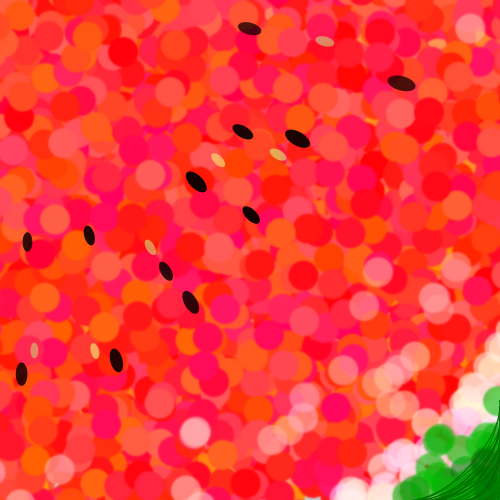
Frame 1 (no input)
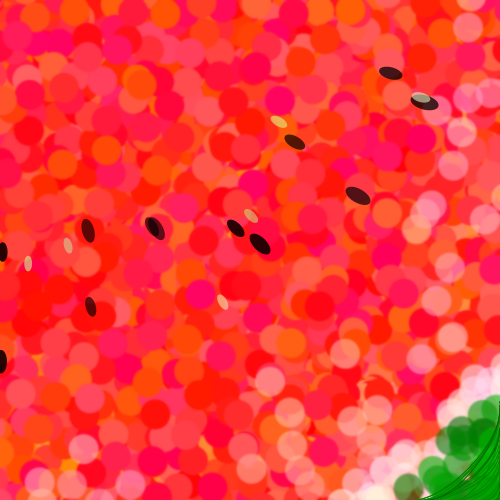
Frame 2 (the mouse pressed at the canvas centre, redrawn once)

The Processing sketch that drew these frames (run headless with seeded random() and noise(); the mouse was pressed at the canvas centre and the sketch redrawn once):

// Processing sketch: processing_11205
// ── processing_11205.pde

void setup(){
size(500,500);
smooth();
noStroke();
colorMode(RGB);
noLoop();
}

void draw(){
//red_suica  
for (int i = 0; i < 4000; i++) {
  fill(255,random(0,150),random(0,100));
  ellipse(random(0,700),random(0,150),30,30);
  rotate(PI/60);
  ellipse(random(0,700),random(0,150),30,30);
  rotate(PI/60);
  ellipse(random(0,700),random(0,150),30,30);
  }

for (int i = 0; i < 3000; i++) {
  fill(255,random(0,100),random(0,100));
  ellipse(random(0,700),random(0,150),30,30);
  rotate(PI/60);
  ellipse(random(0,700),random(0,150),30,30);
  rotate(PI/60);
  ellipse(random(0,700),random(0,150),30,30);
  }
  
//white_suica 
 for (int i = 0; i < 100; i++) {
  fill(255,random(150,200),random(150,200),150);
  ellipse(random(450,750),random(0,150),30,30);
  rotate(PI/60);
  ellipse(random(450,750),random(0,150),30,30);
  rotate(PI/60);
  ellipse(random(450,750),random(0,150),30,30);
  }
  
 for (int i = 0; i < 1000; i++) {
  fill(255,random(200,255),random(200,255),150);
  ellipse(random(600,800),random(0,150),30,30);
  rotate(PI/60);
  ellipse(random(600,800),random(0,150),30,30);
  rotate(PI/60);
  ellipse(random(600,800),random(0,150),30,30);
}
//green_suica
for (int i = 0; i < 10; i++) {
  fill(0,random(100,200),0,150);
  ellipse(random(430,500),random(430,500),30,30);
  ellipse(random(400,500),random(480,500),30,30);
  ellipse(random(480,500),random(400,500),30,30);
  
}

 filter(BLUR,1);

//green
  for(int i = 0; i< 50; i++){
  stroke(0,random(100,150),0);
  noFill();
  strokeWeight(1);
  curve(400,300,500,random(400,500),random(400,500),500,300,400);
  }
  
//suica_tane 
  for (int i = 0; i < 10; i++) {
  fill(random(0,30),0,0,random(150,255));
  noStroke();
  rotate(PI/12);
  scale(0.8);
  ellipse(random(300,500),random(-50,0),30,15);
  scale(1.2);
  ellipse(random(300,500),random(-50,0),30,15);
  fill(random(200,255),random(200,255),random(100,200),150);
  ellipse(random(300,500),random(-50,0),20,10);
  }

}
